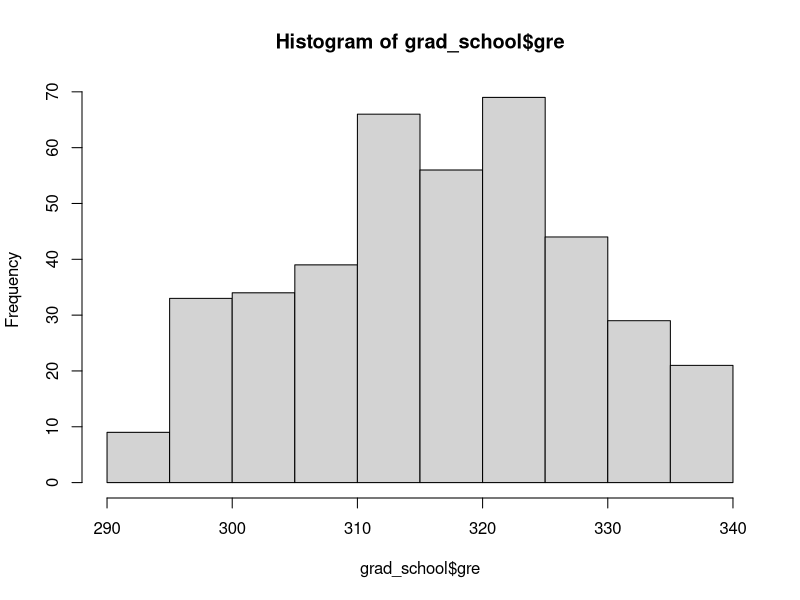
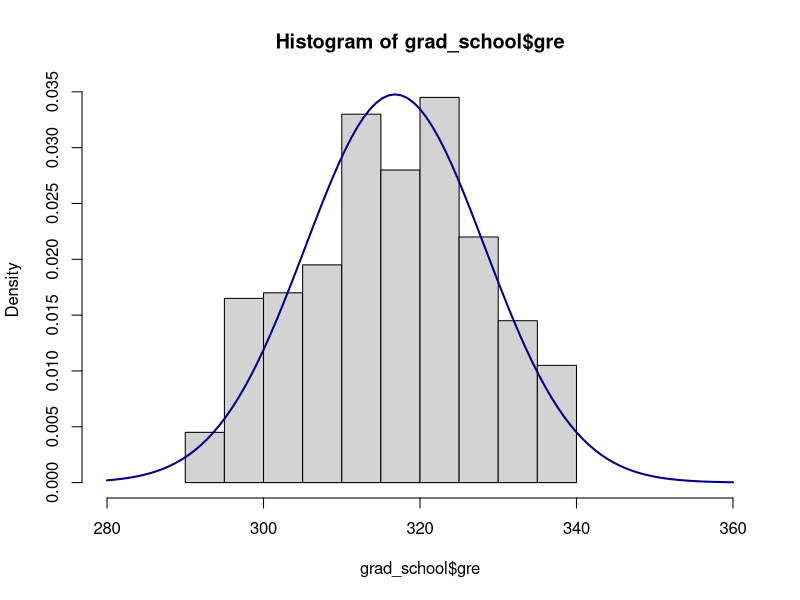

Here is the R script that generated these plots, in order: (Note: this script raises an error after producing the figures.)
## ---- chunk 1
library(readr) # call library you need
grad_school <- read_csv("grad_school.csv") # read in necessary file about graduate school
## ---- chunk 2
hist(grad_school$gre) # makes a histogram of GRE scores
## ---- chunk 3
shapiro.test(grad_school$gre)
## ---- chunk 4
mean(grad_school$gre) # get mean of grad school gre scores
sd(grad_school$gre) # get standard deviation of grad school gre scores
hist(grad_school$gre, freq=F, xlim=c(280,360)) # relative frequency histogram with custom x axis limits
curve(dnorm(x, mean=316.8075, sd=11.47365), add=TRUE, col="darkblue", lwd=2) # curves a normal distribution atop a frequency histogram
## ---- chunk 5
head(mtcars) # motorcars
## ---- chunk 6
head(diamonds) # diamond dataset. Are diamonds a girls' best friend? This girl doesn't love diamonds, especially blood ones.
## ---- chunk 7
spotify <- read_csv("spotify.csv") #reads in spotify data
short_spotify <- head(spotify) # makes a shorter version of spotify
## ---- chunk 8
knitr::include_graphics("long_data.png")
## ---- chunk 9
long_spotify <- short_spotify %>%
  pivot_longer(cols=c("popularity","duration","dB","bpm"),names_to="type of metric", values_to="score")
## ---- chunk 10
iris <- read_csv("Iris.csv")
## ---- chunk 11
ggplot(iris, aes(x=Petal.Length, y=Petal.Width, color=Species)) +
  geom_point() +
  labs(x="Petal Length", y="Petal Width", title="Petal Length vs. Petal Width, Sorted by Species")
## ---- chunk 12
ggplot(iris, aes(x=Sepal.Length, group=Species, y=Species, fill=Species)) +
  geom_boxplot()
## ---- chunk 13
iris %>%
  mutate(petal_ratio = Petal.Length/Petal.Width) %>%
  ggplot(aes(x=petal_ratio, y=Species, group=Species, fill=Species)) +
  geom_boxplot()
